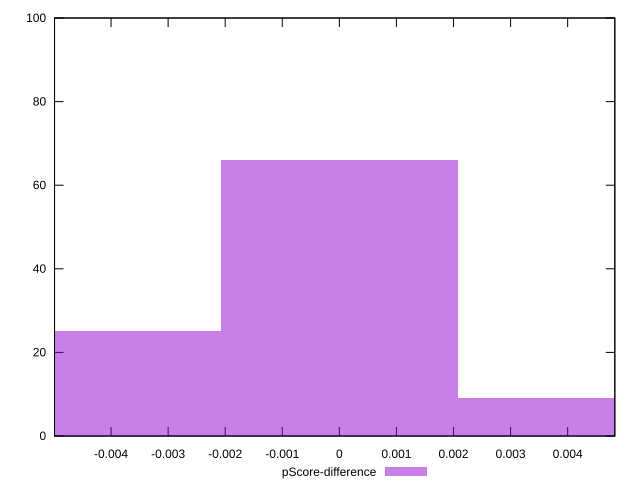

Here is the gnuplot script that generated this plot:
reset

$pScoreDifference <<EOF
-0.004152224895558629 25
0 66
0.004152224895558629 9
EOF

set key outside below
set boxwidth 0.004152224895558629
set xrange [-0.004990055860453868:0.004826323457720605]
set yrange [0:100]
set trange [0:100]
set style fill transparent solid 0.5 noborder
set terminal svg size 640, 490 enhanced background rgb 'white'
set output "report_00017_2021-02-10T15-08-03.406Z/mainthread-work-breakdown/samples/pages+cached+noadtech/pScore-difference/histogram.svg"

plot $pScoreDifference title "pScore-difference" with boxes

reset
